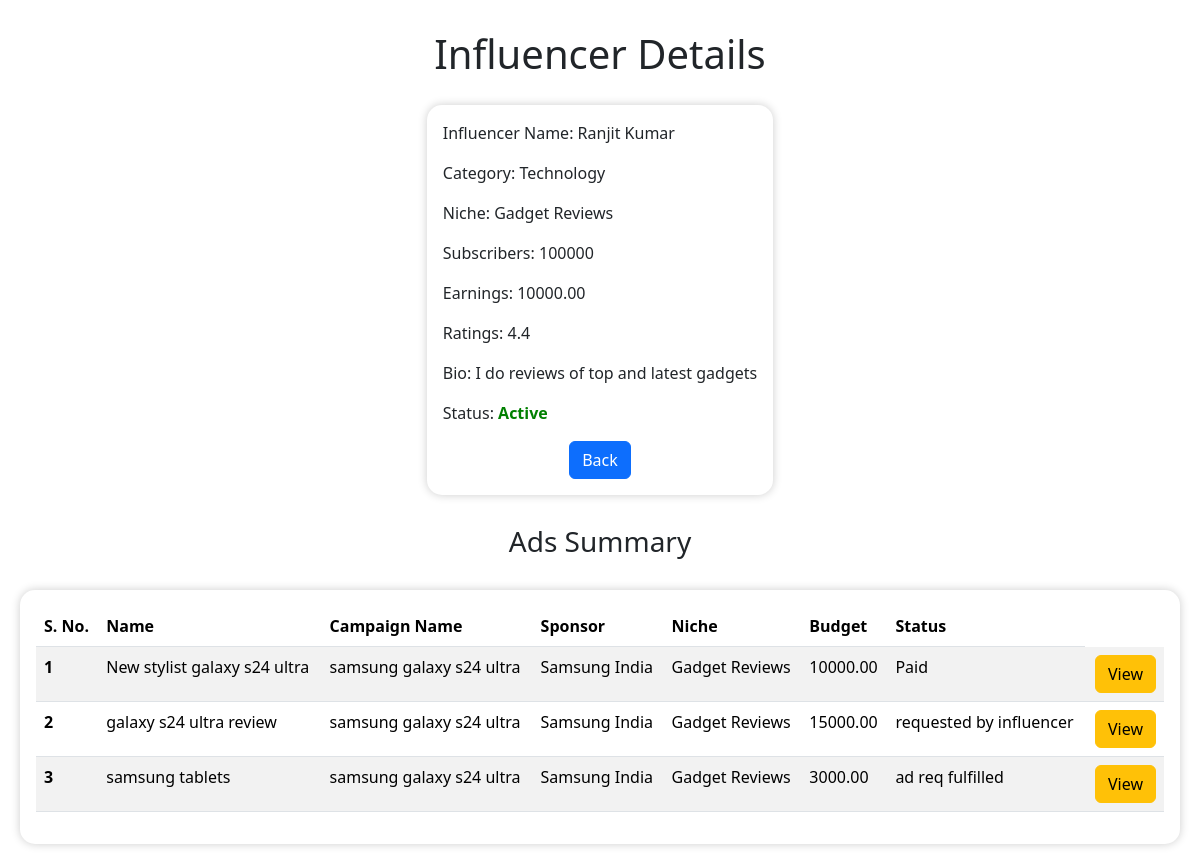
Page /admin/influencers/1 on the committed database.
### backend/models.py (models this page shows)
class Influencer(db.Model):
    influencer_id=db.Column(db.Integer,primary_key=True,autoincrement=True)
    username=db.Column(db.String(),nullable=False,unique=True)
    password=db.Column(db.String(),nullable=False)
    f_name=db.Column(db.String(),nullable=False)
    l_name=db.Column(db.String(),nullable=False)
    earnings=db.Column(db.Numeric(10, 2),nullable=False,default=0)
    rating=db.Column(db.Numeric(3, 2),nullable=False,default=None)
    flagged=db.Column(db.Integer,nullable=False,default=0)
    bio=db.Column(db.String(),nullable=False)
    social_media=db.Column(db.String(),nullable=False)
    subs=db.Column(db.Integer,nullable=False)
    admin_id=db.Column(db.Integer,db.ForeignKey('admin.admin_id'),nullable=False,default=1)
    category_id=db.Column(db.String(),db.ForeignKey("category.cat_id"),nullable=False)
    niche_id=db.Column(db.String(),db.ForeignKey("niche.niche_id"),nullable=False)
    category=db.relationship('Category', back_populates='influencers')
    niche = db.relationship('Niche', back_populates='influencers')
    admin=db.relationship('Admin', back_populates='influencers')
    ads=db.relationship('Adrequest',back_populates='influencers')

class Category(db.Model):
    cat_id=db.Column(db.Integer,primary_key=True,autoincrement=True)
    name=db.Column(db.String(), nullable=False,unique=True)
    campaigns=db.relationship('Campaign',back_populates='categories')
    influencers = db.relationship('Influencer', back_populates='category')
    niches= db.relationship('Niche', back_populates='category')

class Niche(db.Model):
    niche_id=db.Column(db.Integer,primary_key=True,autoincrement=True)
    name=db.Column(db.String(), nullable=False,unique=True)
    cat_id=db.Column(db.Integer,db.ForeignKey("category.cat_id"),nullable=False)
    influencers = db.relationship('Influencer', back_populates='niche')
    adrequests=db.relationship('Adrequest',back_populates='niche')
    category=db.relationship('Category', back_populates='niches')

class Adrequest(db.Model):
    ad_id=db.Column(db.Integer,primary_key=True,autoincrement=True)
    campaign_id=db.Column(db.Integer,db.ForeignKey("campaign.campaign_id"),nullable=False)
    influencer_id=db.Column(db.Integer,db.ForeignKey("influencer.influencer_id"),nullable=False)
    name=db.Column(db.String(), nullable=False,unique=True)
    content=db.Column(db.String(), nullable=False)
    niche_id=db.Column(db.String(),db.ForeignKey("niche.niche_id"),nullable=False)
    status=db.Column(db.String(), nullable=False,default='pending')
    budget = db.Column(db.Numeric(10, 2), nullable=False)
    negotiate_budget=db.Column(db.Numeric(10, 2), nullable=False,default=0)
    niche=db.relationship('Niche',back_populates='adrequests')
    campaign=db.relationship('Campaign',back_populates='ads')
    influencers=db.relationship('Influencer',back_populates='ads')

class Campaign(db.Model):
    campaign_id=db.Column(db.Integer,primary_key=True,autoincrement=True)
    name=db.Column(db.String(),nullable=False,unique=True)
    category_id=db.Column(db.String(),db.ForeignKey("category.cat_id"),nullable=False)
    start_date=db.Column(db.Date,nullable=False)
    end_date = db.Column(db.Date, nullable=False)
    budget = db.Column(db.Numeric(10, 2), nullable=False)
    initial_budget=db.Column(db.Numeric(10, 2),default=budget)
    status = db.Column(db.String(), nullable=False,default='active')
    visibility= db.Column(db.String(50),nullable=False)
    goals=db.Column(db.String(),nullable=False)
    flagged=db.Column(db.Integer,nullable=False,default=0)
    categories=db.relationship('Category',back_populates='campaigns')
    sponsor_id=db.Column(db.Integer,db.ForeignKey('sponsor.sponsor_id'),nullable=False)
    admin_id=db.Column(db.Integer,db.ForeignKey('admin.admin_id'),nullable=False,default=1)
    sponsors=db.relationship('Sponsor',back_populates='campaigns')
    admin=db.relationship('Admin',back_populates='campaigns')
    ads=db.relationship('Adrequest',back_populates='campaign')

class Sponsor(db.Model):
    sponsor_id=db.Column(db.Integer,primary_key=True,autoincrement=True)
    username=db.Column(db.String(),nullable=False,unique=True)
    password=db.Column(db.String(),nullable=False)
    company_name=db.Column(db.String(),nullable=False,unique=True)
    industry=db.Column(db.String(),nullable=False)
    initial_budget=db.Column(db.Numeric(10, 2),nullable=False,default=0)
    budget=db.Column(db.Numeric(10, 2),nullable=False)
    flagged=db.Column(db.Integer,nullable=False,default=0)
    admin_id=db.Column(db.Integer,db.ForeignKey('admin.admin_id'),nullable=False,default=1)
    campaigns=db.relationship('Campaign',back_populates='sponsors')
    admin=db.relationship('Admin',back_populates='sponsors')

### backend/users.py (the view)
@app.route('/admin/influencers/<int:inf_id>',methods=['GET','POST'])                 #admin finds influencers
def admin_inf(inf_id):
    inf=Influencer.query.filter_by(influencer_id=inf_id).first()
    ads=Adrequest.query.filter_by(influencer_id=inf_id).all()
    if request.method=='POST':
        flag_status=int(request.form.get('flag'))
        inf.flagged=flag_status
        db.session.commit()
        return redirect(url_for('admin_dash'))
    return render_template("admin_influencer.html",inf=inf,ads=ads)

### templates/admin_influencer.html (shortened to what this page needs)
<!DOCTYPE html>
<html lang="en">
<head>
    <link rel="stylesheet" href="/static/style.css">
    <link href="https://cdn.jsdelivr.net/npm/bootstrap@5.3.3/dist/css/bootstrap.min.css" rel="stylesheet">
</head>
<body>
    <h1 id="heading"> Influencer Details</h1>
    <div id="input-form" style="box-shadow: 0 0 10px rgba(0, 0, 0, 0.2);background-color: #fff;border: 0px solid rgb(101, 99, 99); padding: 1rem;border-radius: 15px;">
        <p>Influencer Name: {{inf.f_name}} {{inf.l_name}}</p>
        <p>Category: {{inf.category.name}}</p>
        <p>Niche: {{inf.niche.name}}</p>
        <p>Subscribers: {{inf.subs}}</p>
        <p>Earnings: {{inf.earnings}}</p>
        <p>Ratings: {{inf.rating|round(1)}}</p>
        <p>Bio: {{inf.bio}}</p>
        {%if inf.flagged==1%}
        <p>Status: <b style="color: red;">Flagged</b></p>
        {%else%}
        <p>Status: <b style="color: green;">Active</b></p>
        {%endif%}
        <form action="{{url_for('search_all')}}" method="GET" style="text-align: center;">
            <button class="btn btn-primary" type="submit"> Back</button>
        </form>
    </div>
    {%if ads%}
    <h3 id="heading">Ads Summary </h3>
    <div style="box-shadow: 0 0 10px rgba(0, 0, 0, 0.2);background-color: #fff;border: 0px solid rgb(101, 99, 99); padding: 1rem;border-radius: 15px;">
    <table class="table table-striped">
        <thead>
          <tr>
            <th scope="col">S. No.</th>
            <th scope="col">Name</th>
            <th scope="col">Campaign Name</th>
            <th scope="col">Sponsor</th>
            <th scope="col">Niche</th>
            <th scope="col">Budget</th>
            <th scope="col">Status</th>
          </tr>
        </thead>
        <tbody>
        {%for ad in ads%}
          <tr style="width: auto;">
            <th scope="row">{{loop.index}}</th>
            <td>{{ad.name}}</td>
            <td>{{ad.campaign.name}}</td>
            <td>{{ad.campaign.sponsors.company_name}}</td>
            <td>{{ad.niche.name}}</td>
            <td>{{ad.budget}}</td>
            <td>{{ad.status}}</td>
                <td style="text-align: right"> <button type="button" class="btn btn-warning" data-bs-toggle="modal" data-bs-target="#viewad{{ad.ad_id}}">View</button></td>
          </tr>
          {%endfor%}
        </tbody>
      </table>
    </div>
    {%endif%}
</body>
</html>

### static/style.css (style rules this page uses)
* { margin: 0px; }
#input-form { border: 2px solid rgb(115, 115, 118); width: fit-content; height: auto; margin: auto; margin-top: 10px; border-radius: 20px; margin-bottom: 20px; padding: 2rem ; }
#heading { height: 75px; padding: 10px; text-align: center; margin: 0px }
body { font-family: Arial, sans-serif; background-color: #f4f4f4bb; margin: 0; padding: 20px; }

### rows in the picture
Influencer: f_name "Ranjit", l_name "Kumar", subs "100000", earnings "10000.00", rating "4.4", bio "I do reviews of top and latest gadgets"
Category: category.name "Technology"
Niche: niche.name "Gadget Reviews"
Adrequest: name "New stylist galaxy s24 ultra", campaign.name "samsung galaxy s24 ultra", campaign.sponsors.company_name "Samsung India", niche.name "Gadget Reviews", budget "10000.00", status "Paid"
Adrequest: name "galaxy s24 ultra review", campaign.name "samsung galaxy s24 ultra", campaign.sponsors.company_name "Samsung India", niche.name "Gadget Reviews", budget "15000.00", status "requested by influencer"
Adrequest: name "samsung tablets", campaign.name "samsung galaxy s24 ultra", campaign.sponsors.company_name "Samsung India", niche.name "Gadget Reviews", budget "3000.00", status "ad req fulfilled"
